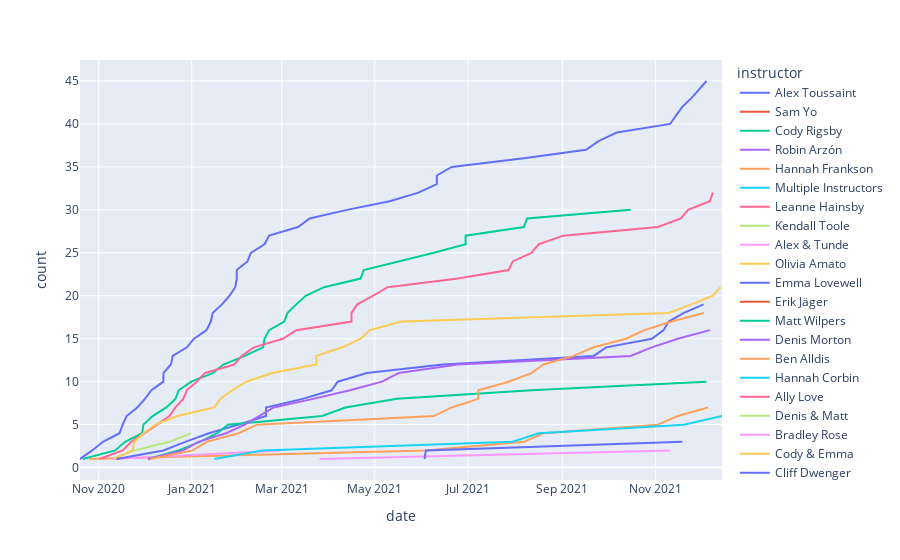

The notebook cell saved with this chart:
### Code cell
#visualize the instructors over time
import plotly.express as px

fig = px.line(rideDF, x="date", y="count", color='instructor')
fig.show()

### Figure 1 — Plotly figure (JSON) as saved in the notebook; plotly's stock layout.template omitted (floating-point values rounded to 4 significant figures)
{"data": [{"hovertemplate": "instructor=Alex Toussaint<br>date=%{x}<br>count=%{y}<extra></extra>", "legendgroup": "Alex Toussaint", "line": {"color": "#636efa", "dash": "solid"}, "mode": "lines", "name": "Alex Toussaint", "orientation": "v", "showlegend": true, "type": "scatter", "x": ["2020-10-19T17:04:39-05:00", "2020-10-27T16:30:58-05:00", "2020-11-03T17:33:18-06:00", "2020-11-14T14:53:50-06:00", "2020-11-16T16:56:31-06:00", "2020-11-19T06:55:12-06:00", "2020-11-26T06:58:22-06:00", "2020-12-01T06:25:43-06:00", "2020-12-05T12:26:01-06:00", "2020-12-13T09:46:26-06:00", "2020-12-13T10:03:36-06:00", "2020-12-18T06:59:02-06:00", "2020-12-19T12:26:05-06:00", "2020-12-28T18:26:18-06:00", "2021-01-02T12:19:21-06:00", "2021-01-10T16:30:07-06:00", "2021-01-13T11:15:21-06:00", "2021-01-14T17:23:06-06:00", "2021-01-20T18:02:35-06:00", "2021-01-25T18:25:07-06:00", "2021-01-29T11:58:46-06:00", "2021-01-30T12:06:10-06:00", "2021-01-30T12:25:54-06:00", "2021-02-06T12:26:01-06:00", "2021-02-08T18:21:26-06:00", "2021-02-17T16:40:21-06:00", "2021-02-20T16:52:07-06:00", "2021-03-11T16:17:21-06:00", "2021-03-19T07:04:38-05:00", "2021-04-12T18:26:00-05:00", "2021-05-10T18:26:36-05:00", "2021-05-29T14:38:33-05:00", "2021-06-10T17:12:33-05:00", "2021-06-10T17:33:46-05:00", "2021-06-20T11:11:32-05:00", "2021-08-06T18:39:59-05:00", "2021-09-16T11:55:19-05:00", "2021-09-24T16:54:57-05:00", "2021-10-06T16:47:52-05:00", "2021-11-10T16:16:43-06:00", "2021-11-14T14:21:07-06:00", "2021-11-18T17:06:54-06:00", "2021-11-24T15:15:43-06:00", "2021-11-29T16:30:03-06:00", "2021-12-04T12:26:14-06:00"], "xaxis": "x", "y": [1, 2, 3, 4, 5, 6, 7, 8, 9, 10, 11, 12, 13, 14, 15, 16, 17, 18, 19, 20, 21, 22, 23, 24, 25, 26, 27, 28, 29, 30, 31, 32, 33, 34, 35, 36, 37, 38, 39, 40, 41, 42, 43, 44, 45], "yaxis": "y"}, {"hovertemplate": "instructor=Sam Yo<br>date=%{x}<br>count=%{y}<extra></extra>", "legendgroup": "Sam Yo", "line": {"color": "#EF553B", "dash": "solid"}, "mode": "lines", "name": "Sam Yo", "orientation": "v", "showlegend": true, "type": "scatter", "x": ["2020-10-20T11:26:32-05:00"], "xaxis": "x", "y": [1], "yaxis": "y"}, {"hovertemplate": "instructor=Cody Rigsby<br>date=%{x}<br>count=%{y}<extra></extra>", "legendgroup": "Cody Rigsby", "line": {"color": "#00cc96", "dash": "solid"}, "mode": "lines", "name": "Cody Rigsby", "orientation": "v", "showlegend": true, "type": "scatter", "x": ["2020-10-21T11:49:17-05:00", "2020-11-11T17:53:59-06:00", "2020-11-18T07:05:19-06:00", "2020-11-29T11:51:58-06:00", "2020-11-30T06:30:44-06:00", "2020-12-06T08:51:11-06:00", "2020-12-15T07:11:24-06:00", "2020-12-21T07:32:58-06:00", "2020-12-23T09:34:29-06:00", "2020-12-31T14:28:25-06:00", "2021-01-14T17:58:08-06:00", "2021-01-21T16:44:05-06:00", "2021-02-04T18:17:09-06:00", "2021-02-16T18:23:13-06:00", "2021-02-17T17:00:10-06:00", "2021-02-20T17:24:54-06:00", "2021-03-02T16:26:02-06:00", "2021-03-04T17:08:37-06:00", "2021-03-10T11:52:35-06:00", "2021-03-16T17:13:14-05:00", "2021-03-28T18:27:59-05:00", "2021-04-21T17:08:56-05:00", "2021-04-23T17:59:46-05:00", "2021-05-16T17:36:17-05:00", "2021-06-08T18:49:16-05:00", "2021-06-29T13:46:39-05:00", "2021-06-29T13:46:59-05:00", "2021-08-06T18:09:11-05:00", "2021-08-08T20:45:26-05:00", "2021-10-15T16:57:28-05:00"], "xaxis": "x", "y": [1, 2, 3, 4, 5, 6, 7, 8, 9, 10, 11, 12, 13, 14, 15, 16, 17, 18, 19, 20, 21, 22, 23, 24, 25, 26, 27, 28, 29, 30], "yaxis": "y"}, {"hovertemplate": "instructor=Robin Arzón<br>date=%{x}<br>count=%{y}<extra></extra>", "legendgroup": "Robin Arzón", "line": {"color": "#ab63fa", "dash": "solid"}, "mode": "lines", "name": "Robin Arzón", "orientation": "v", "showlegend": true, "type": "scatter", "x": ["2020-10-23T15:02:50-05:00"], "xaxis": "x", "y": [1], "yaxis": "y"}, {"hovertemplate": "instructor=Hannah Frankson<br>date=%{x}<br>count=%{y}<extra></extra>", "legendgroup": "Hannah Frankson", "line": {"color": "#FFA15A", "dash": "solid"}, "mode": "lines", "name": "Hannah Frankson", "orientation": "v", "showlegend": true, "type": "scatter", "x": ["2020-10-25T14:29:59-05:00", "2021-06-03T12:12:55-05:00", "2021-08-06T19:10:28-05:00", "2021-08-19T13:52:22-05:00", "2021-11-02T16:32:44-05:00", "2021-11-15T15:52:45-06:00", "2021-12-05T11:36:19-06:00"], "xaxis": "x", "y": [1, 2, 3, 4, 5, 6, 7], "yaxis": "y"}, {"hovertemplate": "instructor=Multiple Instructors<br>date=%{x}<br>count=%{y}<extra></extra>", "legendgroup": "Multiple Instructors", "line": {"color": "#19d3f3", "dash": "solid"}, "mode": "lines", "name": "Multiple Instructors", "orientation": "v", "showlegend": true, "type": "scatter", "x": ["2020-10-29T16:42:19-05:00"], "xaxis": "x", "y": [1], "yaxis": "y"}, {"hovertemplate": "instructor=Leanne Hainsby<br>date=%{x}<br>count=%{y}<extra></extra>", "legendgroup": "Leanne Hainsby", "line": {"color": "#FF6692", "dash": "solid"}, "mode": "lines", "name": "Leanne Hainsby", "orientation": "v", "showlegend": true, "type": "scatter", "x": ["2020-11-01T09:06:51-06:00", "2020-11-16T16:44:04-06:00", "2020-11-22T09:25:37-06:00", "2020-12-01T06:54:51-06:00", "2020-12-09T06:32:42-06:00", "2020-12-17T07:27:18-06:00", "2020-12-21T07:00:12-06:00", "2020-12-26T10:25:41-06:00", "2020-12-28T17:55:31-06:00", "2021-01-04T06:28:14-06:00", "2021-01-09T12:46:32-06:00", "2021-01-28T17:31:31-06:00", "2021-02-02T18:43:04-06:00", "2021-02-10T16:43:33-06:00", "2021-03-01T16:39:53-06:00", "2021-03-10T12:12:59-06:00", "2021-04-15T17:09:41-05:00", "2021-04-15T17:30:12-05:00", "2021-04-19T11:31:47-05:00", "2021-04-29T18:31:12-05:00", "2021-05-09T11:21:42-05:00", "2021-06-24T12:09:22-05:00", "2021-07-27T18:47:02-05:00", "2021-07-30T10:52:22-05:00", "2021-08-11T16:26:30-05:00", "2021-08-16T11:44:37-05:00", "2021-09-01T15:54:01-05:00", "2021-11-02T16:11:31-05:00", "2021-11-17T17:20:26-06:00", "2021-11-22T11:40:53-06:00", "2021-12-06T17:44:03-06:00", "2021-12-08T16:21:21-06:00"], "xaxis": "x", "y": [1, 2, 3, 4, 5, 6, 7, 8, 9, 10, 11, 12, 13, 14, 15, 16, 17, 18, 19, 20, 21, 22, 23, 24, 25, 26, 27, 28, 29, 30, 31, 32], "yaxis": "y"}, {"hovertemplate": "instructor=Kendall Toole<br>date=%{x}<br>count=%{y}<extra></extra>", "legendgroup": "Kendall Toole", "line": {"color": "#B6E880", "dash": "solid"}, "mode": "lines", "name": "Kendall Toole", "orientation": "v", "showlegend": true, "type": "scatter", "x": ["2020-11-09T18:17:07-06:00", "2020-11-24T06:48:14-06:00", "2020-12-17T08:00:29-06:00", "2020-12-31T15:01:20-06:00"], "xaxis": "x", "y": [1, 2, 3, 4], "yaxis": "y"}, {"hovertemplate": "instructor=Alex & Tunde  <br>date=%{x}<br>count=%{y}<extra></extra>", "legendgroup": "Alex & Tunde  ", "line": {"color": "#FF97FF", "dash": "solid"}, "mode": "lines", "name": "Alex & Tunde  ", "orientation": "v", "showlegend": true, "type": "scatter", "x": ["2020-11-09T18:29:38-06:00", "2021-02-28T12:30:16-06:00"], "xaxis": "x", "y": [1, 2], "yaxis": "y"}, {"hovertemplate": "instructor=Olivia Amato<br>date=%{x}<br>count=%{y}<extra></extra>", "legendgroup": "Olivia Amato", "line": {"color": "#FECB52", "dash": "solid"}, "mode": "lines", "name": "Olivia Amato", "orientation": "v", "showlegend": true, "type": "scatter", "x": ["2020-11-10T17:24:55-06:00", "2020-11-23T06:47:48-06:00", "2020-11-24T07:11:24-06:00", "2020-11-30T06:52:53-06:00", "2020-12-08T06:41:41-06:00", "2020-12-22T12:08:55-06:00", "2021-01-15T18:37:33-06:00", "2021-01-19T16:53:27-06:00", "2021-01-27T11:52:16-06:00", "2021-02-05T16:45:45-06:00", "2021-02-22T18:09:52-06:00", "2021-03-23T16:18:15-05:00", "2021-03-23T16:39:30-05:00", "2021-04-09T17:07:07-05:00", "2021-04-21T17:41:09-05:00", "2021-04-27T17:13:08-05:00", "2021-05-18T17:26:07-05:00", "2021-11-09T17:03:40-06:00", "2021-11-24T15:47:48-06:00", "2021-12-08T16:54:13-06:00", "2021-12-13T17:17:16-06:00"], "xaxis": "x", "y": [1, 2, 3, 4, 5, 6, 7, 8, 9, 10, 11, 12, 13, 14, 15, 16, 17, 18, 19, 20, 21], "yaxis": "y"}, {"hovertemplate": "instructor=Emma Lovewell<br>date=%{x}<br>count=%{y}<extra></extra>", "legendgroup": "Emma Lovewell", "line": {"color": "#636efa", "dash": "solid"}, "mode": "lines", "name": "Emma Lovewell", "orientation": "v", "showlegend": true, "type": "scatter", "x": ["2020-11-12T17:25:00-06:00", "2020-12-13T10:37:32-06:00", "2020-12-27T17:02:26-06:00", "2021-01-12T06:51:16-06:00", "2021-01-31T16:19:41-06:00", "2021-02-18T16:24:29-06:00", "2021-02-18T16:25:03-06:00", "2021-03-14T16:53:15-05:00", "2021-04-02T16:43:19-05:00", "2021-04-06T17:24:46-05:00", "2021-04-25T17:40:29-05:00", "2021-06-14T13:40:17-05:00", "2021-09-21T12:21:28-05:00", "2021-09-29T17:16:50-05:00", "2021-10-29T15:29:32-05:00", "2021-11-06T09:57:23-05:00", "2021-11-09T16:16:55-06:00", "2021-11-19T16:27:56-06:00", "2021-12-02T16:04:33-06:00"], "xaxis": "x", "y": [1, 2, 3, 4, 5, 6, 7, 8, 9, 10, 11, 12, 13, 14, 15, 16, 17, 18, 19], "yaxis": "y"}, {"hovertemplate": "instructor=Erik Jäger<br>date=%{x}<br>count=%{y}<extra></extra>", "legendgroup": "Erik Jäger", "line": {"color": "#EF553B", "dash": "solid"}, "mode": "lines", "name": "Erik Jäger", "orientation": "v", "showlegend": true, "type": "scatter", "x": ["2020-11-22T09:42:56-06:00"], "xaxis": "x", "y": [1], "yaxis": "y"}, {"hovertemplate": "instructor=Matt Wilpers<br>date=%{x}<br>count=%{y}<extra></extra>", "legendgroup": "Matt Wilpers", "line": {"color": "#00cc96", "dash": "solid"}, "mode": "lines", "name": "Matt Wilpers", "orientation": "v", "showlegend": true, "type": "scatter", "x": ["2020-12-03T06:36:47-06:00", "2020-12-23T08:46:57-06:00", "2021-01-06T06:50:25-06:00", "2021-01-17T17:42:06-06:00", "2021-01-24T17:02:13-06:00", "2021-03-27T12:26:55-05:00", "2021-04-11T16:35:46-05:00", "2021-05-15T12:19:27-05:00", "2021-08-11T17:18:26-05:00", "2021-12-04T11:55:24-06:00"], "xaxis": "x", "y": [1, 2, 3, 4, 5, 6, 7, 8, 9, 10], "yaxis": "y"}, {"hovertemplate": "instructor=Denis Morton<br>date=%{x}<br>count=%{y}<extra></extra>", "legendgroup": "Denis Morton", "line": {"color": "#ab63fa", "dash": "solid"}, "mode": "lines", "name": "Denis Morton", "orientation": "v", "showlegend": true, "type": "scatter", "x": ["2020-12-03T07:03:36-06:00", "2020-12-26T11:00:49-06:00", "2021-01-05T06:46:54-06:00", "2021-01-23T12:37:08-06:00", "2021-02-04T17:28:20-06:00", "2021-02-14T14:47:57-06:00", "2021-02-23T17:27:47-06:00", "2021-03-21T12:58:26-05:00", "2021-04-14T18:25:14-05:00", "2021-05-05T17:10:31-05:00", "2021-05-16T18:10:36-05:00", "2021-06-24T12:40:44-05:00", "2021-10-15T17:28:38-05:00", "2021-10-29T16:00:20-05:00", "2021-11-15T16:15:45-06:00", "2021-12-06T17:22:49-06:00"], "xaxis": "x", "y": [1, 2, 3, 4, 5, 6, 7, 8, 9, 10, 11, 12, 13, 14, 15, 16], "yaxis": "y"}, {"hovertemplate": "instructor=Ben Alldis<br>date=%{x}<br>count=%{y}<extra></extra>", "legendgroup": "Ben Alldis", "line": {"color": "#FFA15A", "dash": "solid"}, "mode": "lines", "name": "Ben Alldis", "orientation": "v", "showlegend": true, "type": "scatter", "x": ["2020-12-04T15:36:55-06:00", "2021-01-01T17:55:19-06:00", "2021-01-10T16:01:55-06:00", "2021-01-31T16:53:31-06:00", "2021-02-12T17:33:46-06:00", "2021-06-08T19:20:05-05:00", "2021-06-20T10:38:18-05:00", "2021-07-07T20:57:13-05:00", "2021-07-07T21:18:35-05:00", "2021-07-27T19:08:15-05:00", "2021-08-11T16:47:55-05:00", "2021-08-19T14:23:36-05:00", "2021-09-08T10:04:19-05:00", "2021-09-21T11:50:07-05:00", "2021-10-12T17:16:29-05:00", "2021-10-24T18:50:52-05:00", "2021-11-11T17:08:39-06:00", "2021-12-02T16:25:50-06:00"], "xaxis": "x", "y": [1, 2, 3, 4, 5, 6, 7, 8, 9, 10, 11, 12, 13, 14, 15, 16, 17, 18], "yaxis": "y"}, {"hovertemplate": "instructor=Hannah Corbin<br>date=%{x}<br>count=%{y}<extra></extra>", "legendgroup": "Hannah Corbin", "line": {"color": "#19d3f3", "dash": "solid"}, "mode": "lines", "name": "Hannah Corbin", "orientation": "v", "showlegend": true, "type": "scatter", "x": ["2021-01-15T19:10:33-06:00", "2021-02-16T06:36:59-06:00", "2021-07-30T10:20:46-05:00", "2021-08-16T12:16:02-05:00", "2021-11-19T15:55:19-06:00", "2021-12-14T16:20:15-06:00"], "xaxis": "x", "y": [1, 2, 3, 4, 5, 6], "yaxis": "y"}, {"hovertemplate": "instructor=Ally Love<br>date=%{x}<br>count=%{y}<extra></extra>", "legendgroup": "Ally Love", "line": {"color": "#FF6692", "dash": "solid"}, "mode": "lines", "name": "Ally Love", "orientation": "v", "showlegend": true, "type": "scatter", "x": ["2021-01-28T17:54:23-06:00"], "xaxis": "x", "y": [1], "yaxis": "y"}, {"hovertemplate": "instructor=Denis & Matt<br>date=%{x}<br>count=%{y}<extra></extra>", "legendgroup": "Denis & Matt", "line": {"color": "#B6E880", "dash": "solid"}, "mode": "lines", "name": "Denis & Matt", "orientation": "v", "showlegend": true, "type": "scatter", "x": ["2021-02-26T16:52:56-06:00"], "xaxis": "x", "y": [1], "yaxis": "y"}, {"hovertemplate": "instructor=Bradley Rose<br>date=%{x}<br>count=%{y}<extra></extra>", "legendgroup": "Bradley Rose", "line": {"color": "#FF97FF", "dash": "solid"}, "mode": "lines", "name": "Bradley Rose", "orientation": "v", "showlegend": true, "type": "scatter", "x": ["2021-03-25T17:51:52-05:00", "2021-11-10T16:39:02-06:00"], "xaxis": "x", "y": [1, 2], "yaxis": "y"}, {"hovertemplate": "instructor=Cody & Emma<br>date=%{x}<br>count=%{y}<extra></extra>", "legendgroup": "Cody & Emma", "line": {"color": "#FECB52", "dash": "solid"}, "mode": "lines", "name": "Cody & Emma", "orientation": "v", "showlegend": true, "type": "scatter", "x": ["2021-04-02T16:11:59-05:00"], "xaxis": "x", "y": [1], "yaxis": "y"}, {"hovertemplate": "instructor=Cliff Dwenger<br>date=%{x}<br>count=%{y}<extra></extra>", "legendgroup": "Cliff Dwenger", "line": {"color": "#636efa", "dash": "solid"}, "mode": "lines", "name": "Cliff Dwenger", "orientation": "v", "showlegend": true, "type": "scatter", "x": ["2021-06-02T15:03:53-05:00", "2021-06-03T11:42:24-05:00", "2021-11-18T16:44:34-06:00"], "xaxis": "x", "y": [1, 2, 3], "yaxis": "y"}, {"hovertemplate": "instructor=Cliff & Hannah<br>date=%{x}<br>count=%{y}<extra></extra>", "legendgroup": "Cliff & Hannah", "line": {"color": "#EF553B", "dash": "solid"}, "mode": "lines", "name": "Cliff & Hannah", "orientation": "v", "showlegend": true, "type": "scatter", "x": ["2021-10-24T18:16:02-05:00"], "xaxis": "x", "y": [1], "yaxis": "y"}, {"hovertemplate": "instructor=Jess King<br>date=%{x}<br>count=%{y}<extra></extra>", "legendgroup": "Jess King", "line": {"color": "#00cc96", "dash": "solid"}, "mode": "lines", "name": "Jess King", "orientation": "v", "showlegend": true, "type": "scatter", "x": ["2021-12-08T17:10:51-06:00"], "xaxis": "x", "y": [1], "yaxis": "y"}], "layout": {"legend": {"title": {"text": "instructor"}, "tracegroupgap": 0}, "margin": {"t": 60}, "xaxis": {"anchor": "y", "domain": [0.0, 1.0], "title": {"text": "date"}}, "yaxis": {"anchor": "x", "domain": [0.0, 1.0], "title": {"text": "count"}}}}
